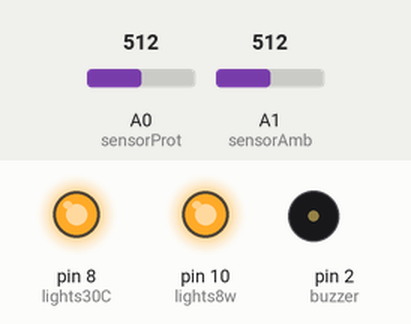
A sketch run on a simulated Arduino Uno, built with avr-gcc and run on an emulated ATmega328P. Shown: output pins drawn as LEDs (lit = HIGH), buzzer (waves = sounding, pin HIGH). The inputs (shaded band) are chosen by the test bench; at power-on: A0 (sensorProt) = 512, A1 (sensorAmb) = 512. What the sketch prints to the serial monitor is not drawn.

Above: at 0.05 s.
Timing chart, 0 to 3.0 s (numbered marks = the images above):
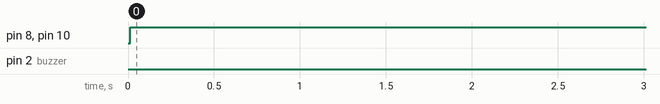

Measured:
- by itself, pin 8 (lights30C), pin 10 (lights8w): HIGH → LOW at 10.0 s
- by itself, pin 2 (buzzer): LOW → HIGH at 10.0 s, → LOW 0.20 s later, → HIGH 0.20 s later, → LOW 0.20 s later, … (600 changes in this stretch)

The sketch:

main.ino
```cpp
/* Create : Thiago Yamamoto
 * Last Update: 15/07/2022
 */

/**********************************Defines Sensors**********************************/
#define sensorProt A0             //Nº Pin
#define correctionProt 0.011      //dimensionless

#define sensorAmb A1              //Nº Pin
#define correctionAmb 0.0115        //dimensionless

/**********************************Defines Alarm**********************************/
#define buzzer 2                  //Nº Pin
#define lights8w 10               //Nº Pin
#define lights30C 8               //Nº Pin

/**********************************Defines Datas**********************************/
#define samples 10                //dimensionless
#define tempOperation 30          //°C
#define tempLimitOperation 80     //ºC

#define OneSecond 1000                   //1000 miliseconds
#define seconds 10                //10 seconds
#define minute 5                  //5 minutes

typedef enum states{
  OFF,
  ON
}sts;

/* 0V - 0
   5V - 1023
   1°C - 10mV
   tension sensor =
   temp = (AO *5.0/1023)/0.01
*/
double average = 0 ;
double tempProt, tempAmb;
void setup()
{
  pinMode(sensorProt, INPUT);
  pinMode(sensorAmb, INPUT);
  pinMode(buzzer, OUTPUT);
  pinMode(lights8w, OUTPUT);
  pinMode(lights30C, OUTPUT);

  Serial.begin(9600);
  Serial.println("CLEARDATA");
  Serial.println("LABEL, Hora,Temp Amb, Temp Prototype");
  tempAmb =((((analogRead(sensorAmb))*5.0)/1023)/correctionAmb);
  tempProt =((((analogRead(sensorProt))*5.0)/1023)/correctionProt);

  Serial.print("DATA,TIME,");
  Serial.println(tempAmb);
  Serial.print(",");
  Serial.println(tempProt);

  digitalWrite(lights8w, ON);
  digitalWrite(lights30C, ON);
}
void loop()
{
  tempProt = 0;
  tempAmb = 0;

  //***********************************Temperature Stove/Ambience***********************************
  for(int i=0; i<samples; i++)
   tempAmb = tempAmb + ((((analogRead(sensorAmb))*5.0)/1023)/correctionAmb);
  tempAmb = tempAmb/samples;

  //***********************************Temperature Prototype***********************************
  for(int i=0; i<samples; i++)
    tempProt = tempProt+ ((((analogRead(sensorProt))*5.0)/1023)/correctionProt);
  tempProt= tempProt/samples;


  Serial.print("DATA,TIME,");
  Serial.print(tempAmb);
  Serial.print(",");
  Serial.println(tempProt);

  delay(OneSecond*seconds);

  if(tempAmb > tempOperation)
    digitalWrite(lights30C, OFF);
  else
    digitalWrite(lights30C, ON);

  if(tempProt >= tempLimitOperation)
  {
    digitalWrite(lights8w, OFF);
    while(1)
    {
         digitalWrite(buzzer, ON);
         delay(200);
         digitalWrite(buzzer, OFF);
         delay(200);
    }
  }
}
```
